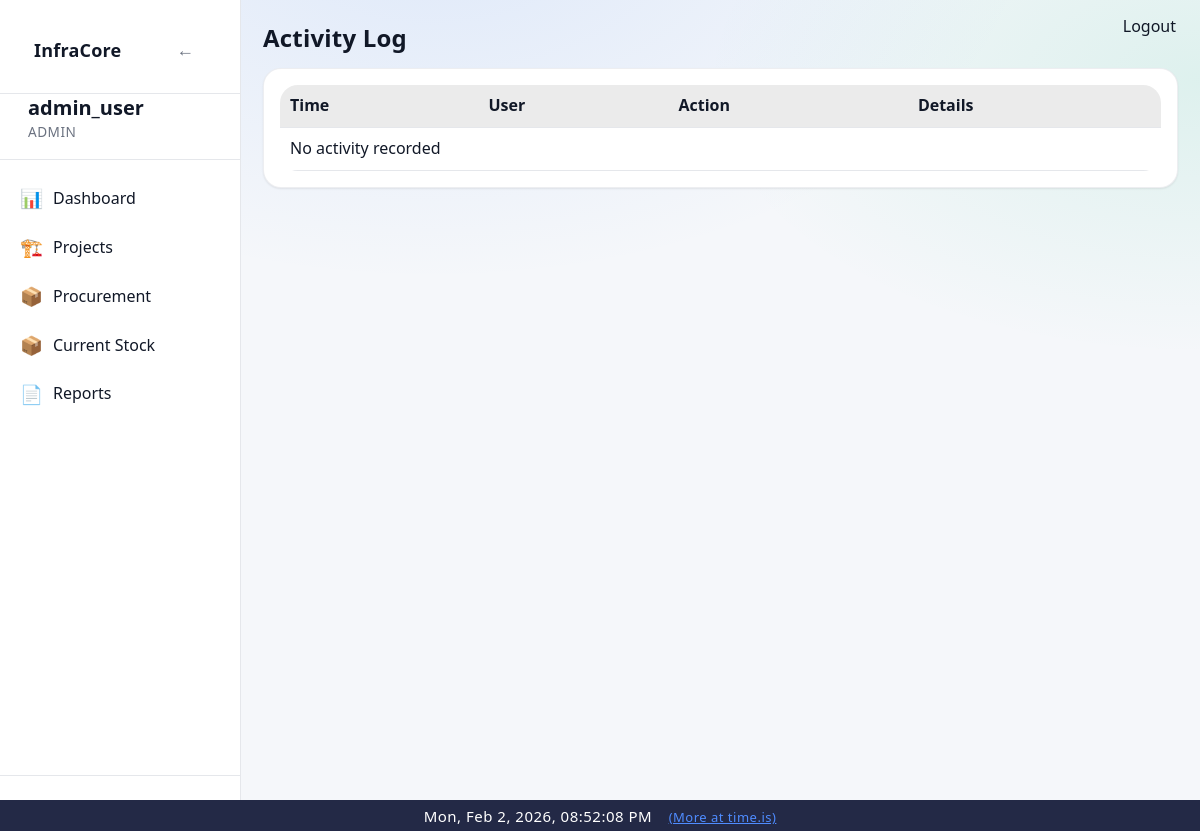
Before: /activity (signed in) with the older database file.
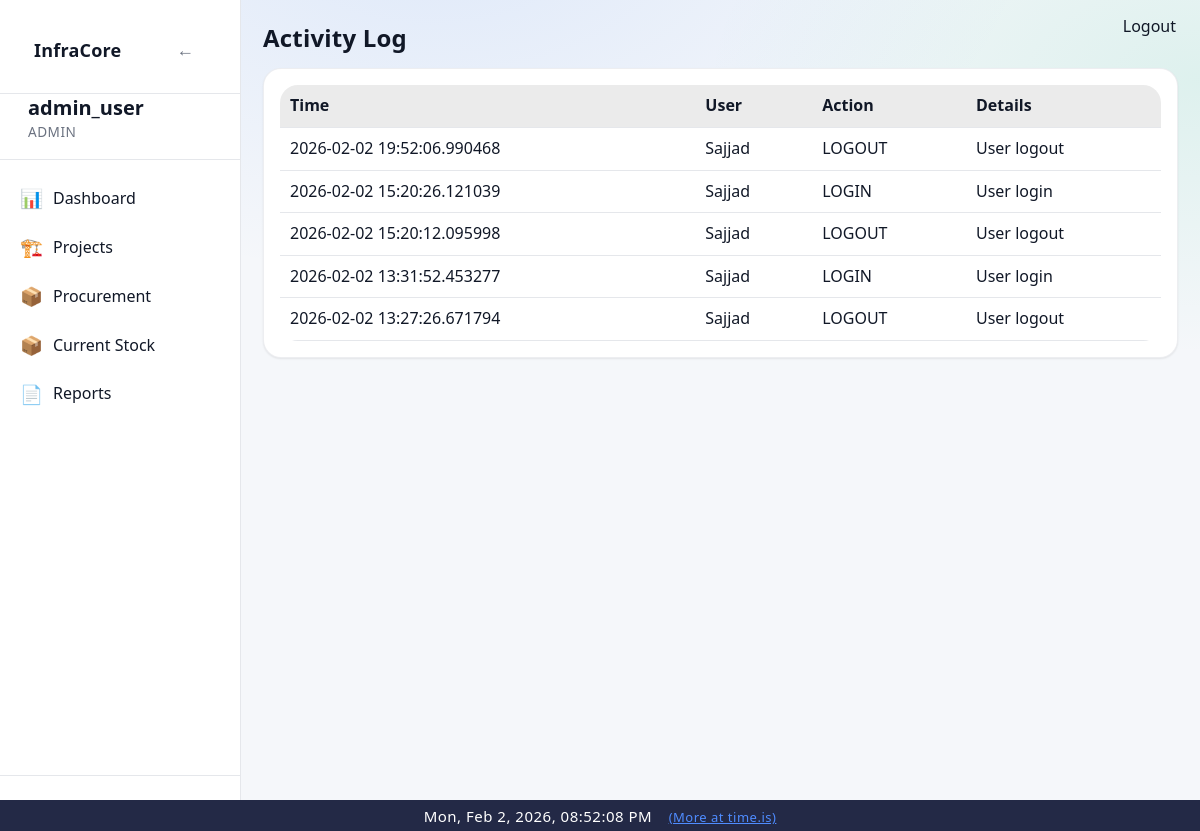
After: the same page with the newer database file.
### app/models/activity_log.py (models this page shows)
class ActivityLog(Base):
    __tablename__ = "activity_logs"
    __table_args__ = (
        Index("ix_activity_logs_created_at", "created_at"),
        Index("ix_activity_logs_user_id", "user_id"),
    )
    id = Column(Integer, primary_key=True, index=True)
    user_id = Column(Integer, ForeignKey("users.id"), nullable=True)
    username = Column(String(150), nullable=False)
    role = Column(String(50), nullable=True)
    action = Column(String(20), nullable=False)  # CREATE, UPDATE, DELETE, ARCHIVE, LOGIN, LOGOUT
    entity_type = Column(String(50), nullable=True)  # Project, Activity, Material, User, Execution
    entity_id = Column(Integer, nullable=True)
    description = Column(Text, nullable=True)
    old_value = Column(Text, nullable=True)  # JSON string
    new_value = Column(Text, nullable=True)  # JSON string
    ip_address = Column(String(64), nullable=True)
    created_at = Column(DateTime, default=datetime.utcnow, nullable=False)
    details = Column(String, nullable=True)
    timestamp = Column(DateTime, default=datetime.utcnow)

### app/routes/activity.py (the view)
@router.get("/activity", response_class=HTMLResponse)
def activity_page(request: Request, db: Session = Depends(get_db)):
    user = request.session.get("user")
    if user is None or user["role"] != "admin":
        return RedirectResponse("/dashboard", status_code=302)
    logs = get_recent_activities(db)
    return templates.TemplateResponse(
        "activity.html",
        {
            "request": request,
            "user": user,
            "logs": logs,
        }
    )

### app/templates/activity.html
{% extends "base.html" %}
{% block content %}
<h1 class="page-title">Activity Log</h1>
<div class="card">
    <table class="table">
        <thead>
            <tr>
                <th>Time</th>
                <th>User</th>
                <th>Action</th>
                <th>Details</th>
            </tr>
        </thead>
        <tbody>
            {% for log in logs %}
            <tr>
                <td>{{ log.timestamp }}</td>
                <td>{{ log.username }}</td>
                <td>{{ log.action }}</td>
                <td>{{ log.details }}</td>
            </tr>
            {% else %}
            <tr>
                <td colspan="4">No activity recorded</td>
            </tr>
            {% endfor %}
        </tbody>
    </table>
</div>
{% endblock %}

Changed rows visible on the page:
added ActivityLog: timestamp "2026-02-02 19:52:06.990468", username "Sajjad", action "LOGOUT", details "User logout"
added ActivityLog: timestamp "2026-02-02 15:20:26.121039", username "Sajjad", action "LOGIN", details "User login"
added ActivityLog: timestamp "2026-02-02 15:20:12.095998", username "Sajjad", action "LOGOUT", details "User logout"
added ActivityLog: timestamp "2026-02-02 13:31:52.453277", username "Sajjad", action "LOGIN", details "User login"
added ActivityLog: timestamp "2026-02-02 13:27:26.671794", username "Sajjad", action "LOGOUT", details "User logout"
Other visible differences:
text no longer shown: "No activity recorded"
